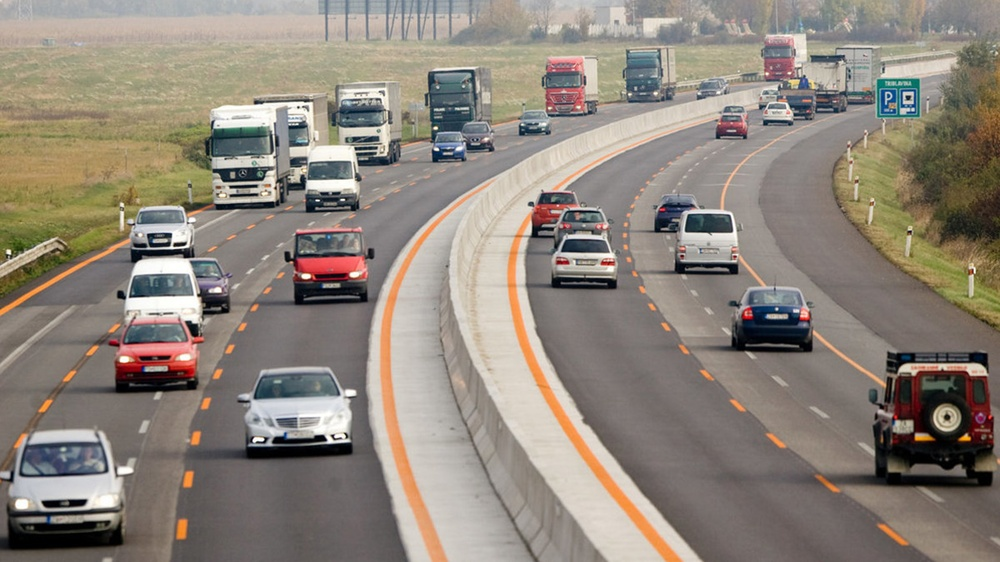
#> input picture tracking/images/images3.jpg, 1000 x 562 px, shrunk from 1920 x 1080 before the run, found by its file name
$ python img-tracker.py
#> lines starting #> are read from the running program, lines starting #| are printed output that depends on the picture; after the words box and inside, x2 and y2 are one past the last pixel; in counts of white or black regions, pixels touching at a corner belong together
import cv2

# Ruta al archivo de la imagen
image_path = 'D:/Prog/py-photos/tracking/images/images3.jpg'  # Reemplaza con la ruta de tu imagen

# Cargar la imagen
image = cv2.imread(image_path)
#> image is the input picture: shape (562, 1000, 3); mean B, G, R 122.6, 133, 141.9

# Verificar si la imagen se cargó correctamente
if image is None:
    print("Error al cargar la imagen")
    exit()

# Convertir la imagen a escala de grises
gray = cv2.cvtColor(image, cv2.COLOR_BGR2GRAY)
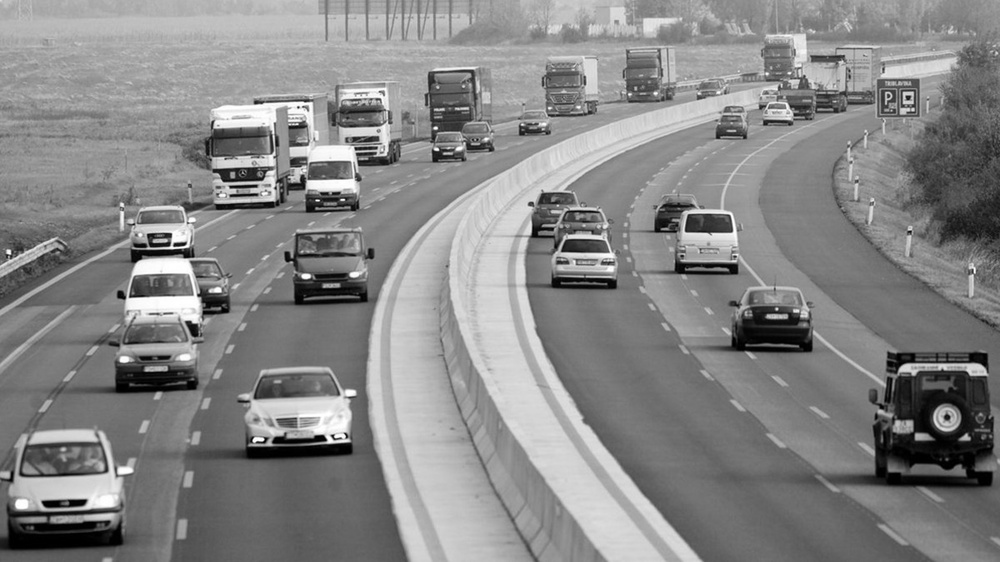
#> gray: shape (562, 1000); min 0, max 255, mean 134.5

# Cargar el clasificador en cascada de Haar para autos
car_cascade = cv2.CascadeClassifier('D:/Prog/py-photos/tracking/cars.xml')
# Detectar autos en la imagen
cars = car_cascade.detectMultiScale(gray, 1.1, 1)
#> cars = 21 rows, first 6: [844, 90, 21, 21], [828, 96, 23, 23], [16, 454, 35, 35], [755, 94, 46, 46], [431, 89, 44, 44], [461, 121, 44, 44]

# Dibujar rectángulos alrededor de los autos detectados
for (x, y, w, h) in cars:
    cv2.rectangle(image, (x, y), (x + w, y + h), (0, 255, 0), 2)
#> this loop made 21 passes
#> (x, y, w, h) on passes 1 to 12: (844, 90, 21, 21), (828, 96, 23, 23), (16, 454, 35, 35), (755, 94, 46, 46), (431, 89, 44, 44), (461, 121, 44, 44), (346, 124, 60, 60), (802, 26, 50, 50), (703, 100, 55, 55), (547, 234, 80, 80), (506, 96, 56, 56), (419, 121, 59, 59)
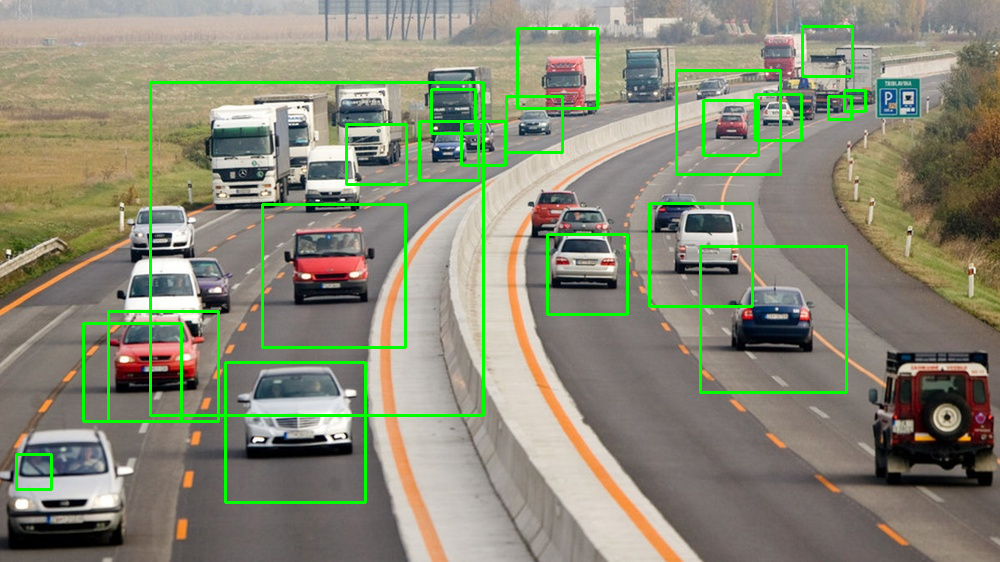
#> image: shape (562, 1000, 3); 3.79% of pixels changed, all inside (x1, y1, x2, y2) = (15, 25, 867, 504)

# Mostrar la imagen con las detecciones
cv2.imshow('Detección de Vehículos', image)

# Esperar a que el usuario presione una tecla y cerrar la ventana
cv2.waitKey(0)
cv2.destroyAllWindows()

$ run again, with tracking/images/images2.jpg copied over tracking/images/images3.jpg
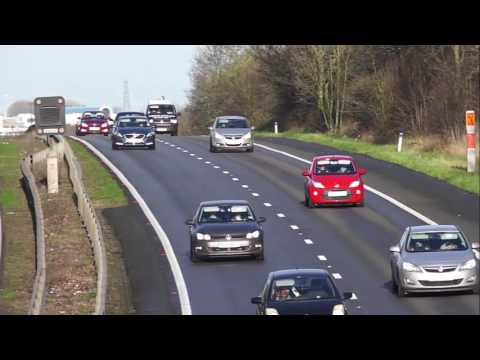
#> input picture tracking/images/images2.jpg, 480 x 360 px, found by its file name
#> image is the input picture: shape (360, 480, 3); mean B, G, R 87.4, 87.7, 91
#> `gray = cv2.cvtColor(image, cv2.COLOR_BGR2GRAY)`:
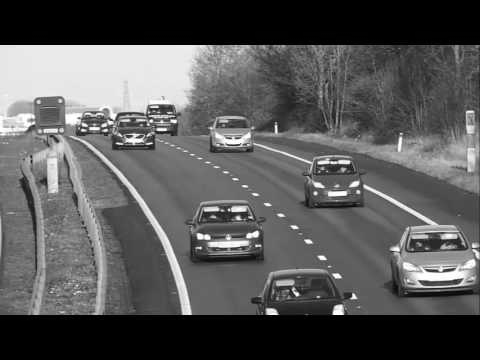
#> gray: shape (360, 480); min 0, max 255, mean 88.6
#> cars = [[435, 255, 24, 24], [312, 160, 68, 68], [390, 200, 66, 66], [172, 217, 68, 68], [168, 187, 115, 115]]
#> the loop `for (x, y, w, h) in cars:` made 5 passes
#> after the loop `for (x, y, w, h) in cars:`:
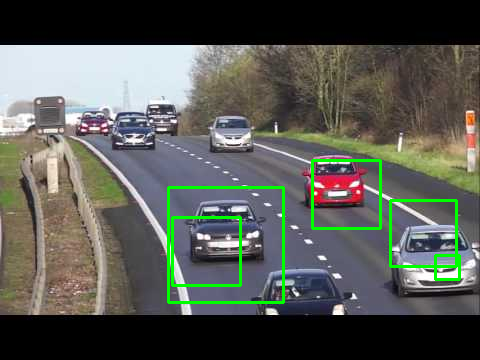
#> image: shape (360, 480, 3); 2.35% of pixels changed, all inside (x1, y1, x2, y2) = (167, 159, 461, 304)

$ run again, with tracking/images/images4.jpg copied over tracking/images/images3.jpg
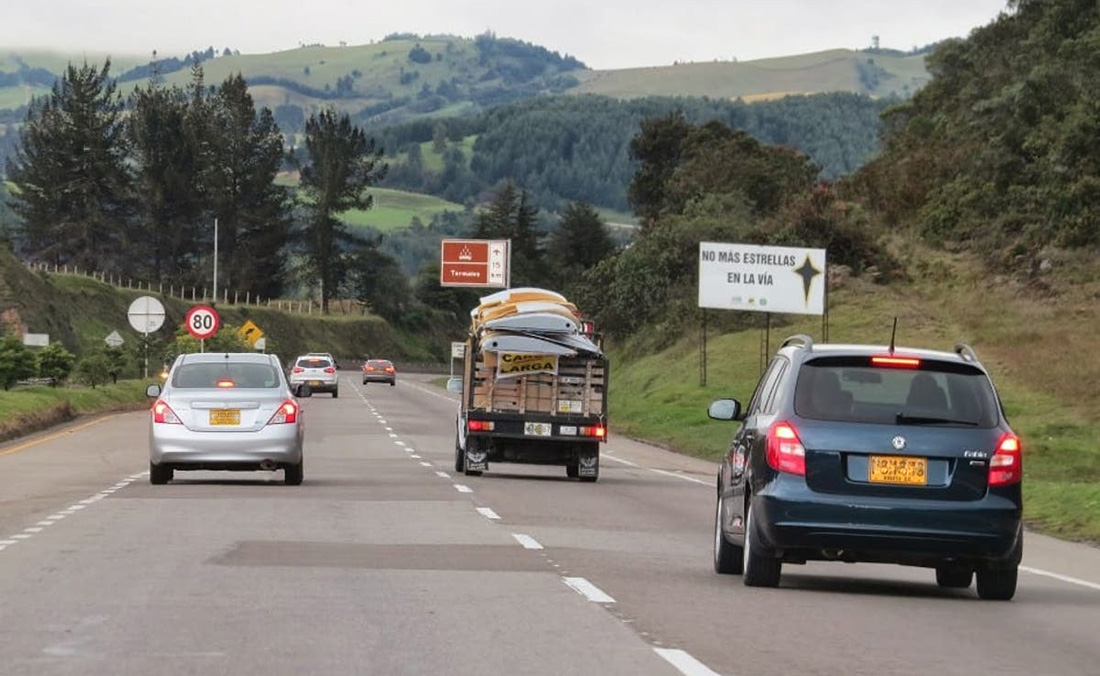
#> input picture tracking/images/images4.jpg, 1100 x 676 px, found by its file name
#> image is the input picture: shape (676, 1100, 3); mean B, G, R 110.5, 117.5, 120
#> `gray = cv2.cvtColor(image, cv2.COLOR_BGR2GRAY)`:
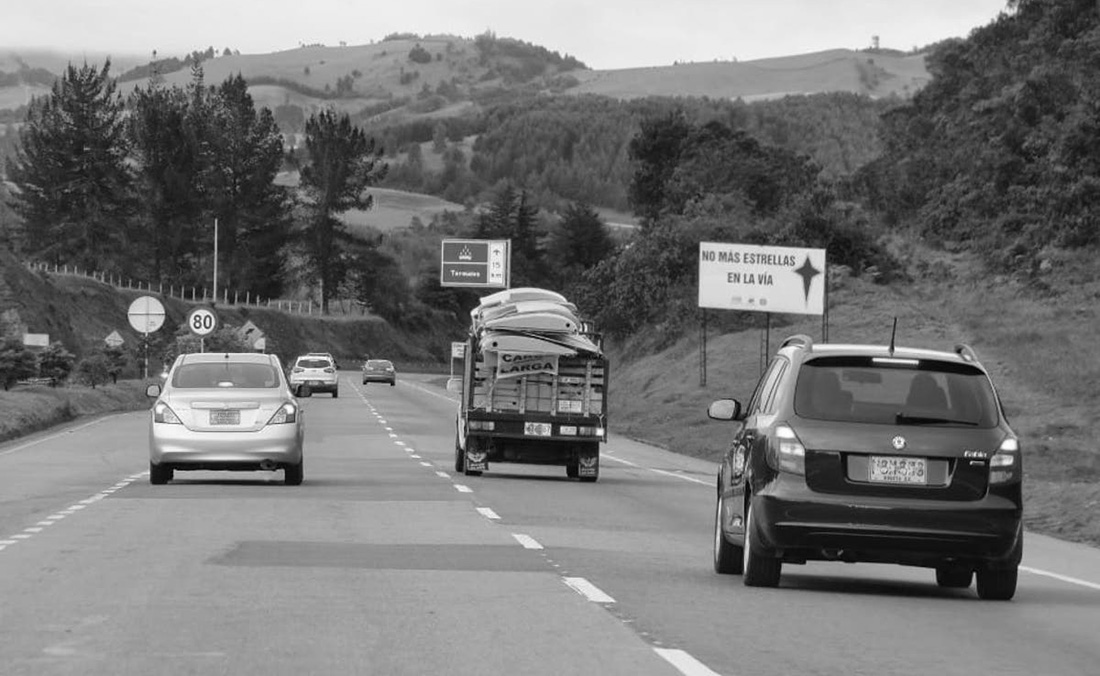
#> gray: shape (676, 1100); min 0, max 255, mean 117.5
#> cars = 15 rows, first 6: [962, 356, 28, 28], [559, 451, 45, 45], [527, 453, 41, 41], [988, 198, 45, 45], [737, 253, 45, 45], [353, 346, 54, 54]
#> the loop `for (x, y, w, h) in cars:` made 15 passes
#> after the loop `for (x, y, w, h) in cars:`:
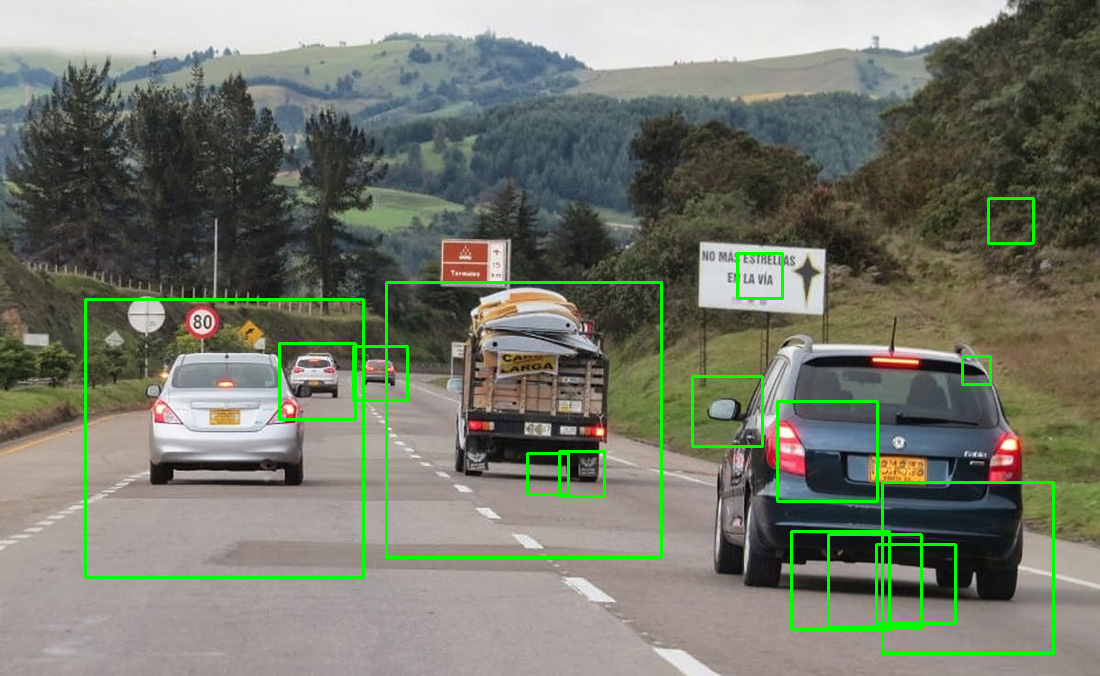
#> image: shape (676, 1100, 3); 2.37% of pixels changed, all inside (x1, y1, x2, y2) = (84, 197, 1055, 655)

$ run again, with tracking/images/images.jpg copied over tracking/images/images3.jpg
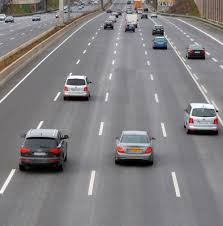
#> input picture tracking/images/images.jpg, 223 x 226 px, found by its file name
#> image is the input picture: shape (226, 223, 3); mean B, G, R 129.2, 127.5, 129.7
#> `gray = cv2.cvtColor(image, cv2.COLOR_BGR2GRAY)`:
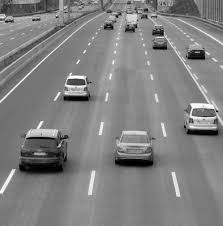
#> gray: shape (226, 223); min 0, max 255, mean 128.3
#> cars = [[96, 14, 22, 22], [146, 18, 23, 23], [144, 29, 28, 28], [113, 7, 36, 36], [181, 36, 30, 30], [56, 73, 40, 40], [178, 104, 45, 45], [102, 120, 67, 67], [4, 122, 72, 72], [66, 92, 111, 111]]
#> the loop `for (x, y, w, h) in cars:` made 10 passes
#> after the loop `for (x, y, w, h) in cars:`:
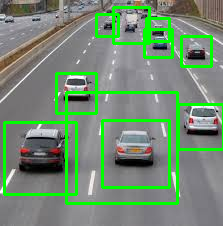
#> image: shape (226, 223, 3); 10.59% of pixels changed, all inside (x1, y1, x2, y2) = (3, 6, 223, 205)
